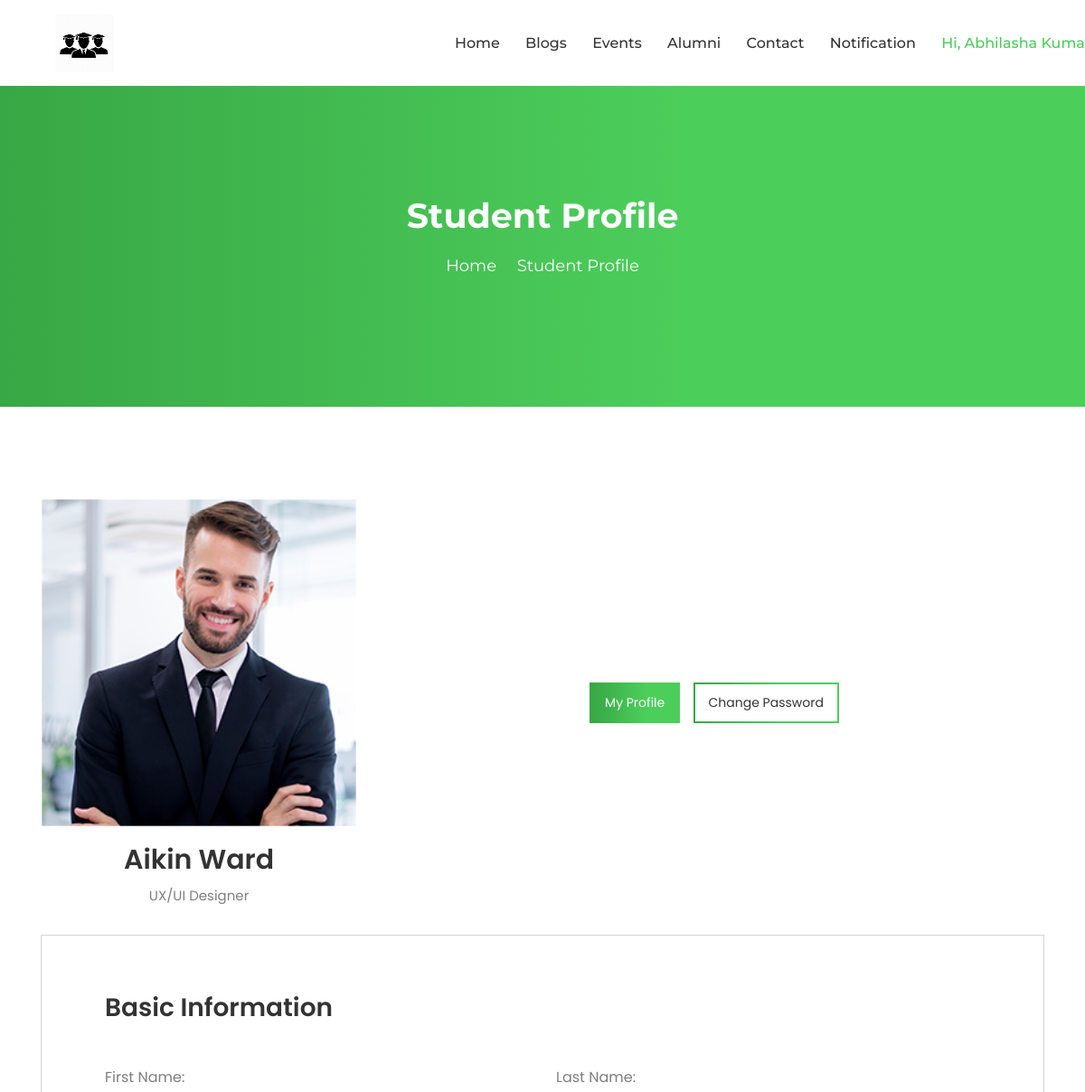
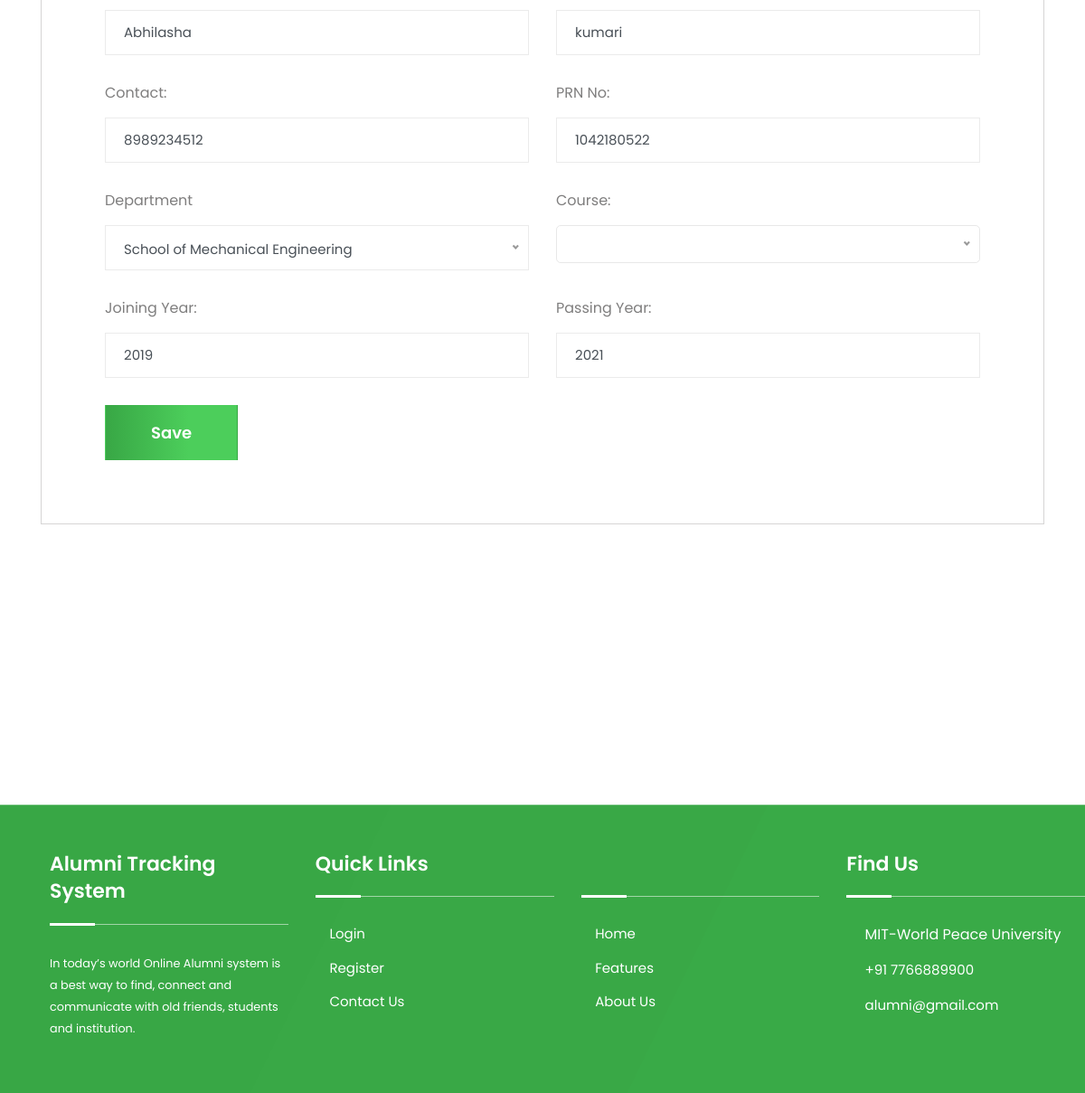
The app's page /profileStudent.php (signed in) with its own data (2 pictures, top to bottom).
### tables this page shows
CREATE TABLE `tblregister` (
  `Uid` int(11) NOT NULL,
  `PrnEmpno` int(11) NOT NULL,
  `Fname` varchar(100) NOT NULL,
  `Lname` varchar(100) NOT NULL,
  `Email` varchar(100) NOT NULL,
  `Password` varchar(100) NOT NULL,
  `Gender` varchar(100) NOT NULL,
  `Dob` date NOT NULL,
  `Phone` bigint(20) NOT NULL,
  `Usertype` varchar(100) NOT NULL,
  `JoinYear` year(4) NOT NULL,
  `PassYear` year(4) NOT NULL,
  `Cousreid` int(11) DEFAULT NULL,
  `Deptid` int(11) DEFAULT NULL,
  `Desigid` int(11) DEFAULT NULL,
  `About` text DEFAULT NULL,
  `IsActive` tinyint(7) NOT NULL,
  `ProfilePic` varchar(100) DEFAULT NULL
);

### profileStudent.php (the view, shortened to what this page needs)
<?php
    include_once("DbConnection.php");
?>
<!DOCTYPE html>
<html lang="zxx">
    <head>
        <?php include_once('cssLinks.php');?>
    </head>
    <body>
        <?php
            if($_SESSION['Type']=="Student")
            {
                include_once('headerStudent.php');
            }
        ?>
        <div class="page-title-area">
            <div class="d-table">
                <div class="d-table-cell">
                    <div class="container">
                        <div class="page-title-text">
                            <h2>Student Profile</h2>
                            <ul>
                                <li>
                                    <a href="index.php">Home</a>
                                </li>
                                <li>
                                    <i class="icofont-simple-right"></i>
                                </li>
                                <li>Student Profile</li>
                            </ul>
                        </div>
                    </div>
                </div>
            </div>
        </div>
        <div class="dashboard-area pt-100">
            <div class="container">
                <div class="row align-items-center">
                    <div class="col-lg-4">
                        <div class="dashboard-img">
                            <img src="assets/img/dashboard/1.jpg" alt="Dashboard">
                            <h3>Aikin Ward</h3>
                            <p>UX/UI Designer</p>
                        </div>
                    </div>
                    <div class="col-lg-8">
                        <div class="dashboard-nav">
                            <ul class="nav nav-pills mb-3" id="pills-tab" role="tablist">
                                <li class="nav-item">
                                    <a class="nav-link active" id="pills-home-tab" data-toggle="pill" href="#pills-home" role="tab" aria-controls="pills-home" aria-selected="true">My Profile</a>
                                </li>
                                <li class="nav-item">
                                    <a class="nav-link" id="pills-profile-tab" data-toggle="pill" href="#pills-profile" role="tab" aria-controls="pills-profile" aria-selected="false">Change Password</a>
                                </li>
                            </ul>
                        </div>
                    </div>
                </div>
                <div class="tab-content" id="pills-tabContent">
                    <div class="tab-pane fade show active" id="pills-home" role="tabpanel" aria-labelledby="pills-home-tab">
                        <div class="create-information">
                            <?php
                                $uid=$_SESSION['UserID'];
                                $select="SELECT * from tblregister WHERE Uid=$uid";
                                $exe=mysqli_query($con,$select);
                                $fetch=mysqli_fetch_array($exe);
                                $fname=$fetch['Fname'];
                                $lname=$fetch['Lname'];
                                $phone=$fetch['Phone'];
                                $prnno=$fetch['PrnEmpno'];
                                $jyear=$fetch['JoinYear'];
                                $pyear=$fetch['PassYear'];
                            ?>
                            <form method="POST" name="myform" enctype="multipart/form-data">
                                <h3>Basic Information</h3>
                                <div class="row">
                                    <div class="col-lg-6">
                                        <div class="form-group">
                                            <label>First Name:</label>
                                            <input type="text" name="txtfname" value="<?php echo $fname; ?>" class="form-control" placeholder="Aikin">
                                        </div>
                                    </div>
                                    <div class="col-lg-6">
                                        <div class="form-group">
                                            <label>Last Name:</label>
                                            <input type="text" name="txtlname" value="<?php echo $lname; ?>" class="form-control" placeholder="Ward">
                                        </div>
                                    </div>
                                    <div class="col-lg-6">
                                        <div class="form-group">
                                            <label>Contact:</label>
                                            <input type="text" name="txtphone" value="<?php echo $phone; ?>" class="form-control" placeholder="7800045231">
                                        </div>
                                    </div>
                                    <div class="col-lg-6">
                                        <div class="form-group">
                                            <label>PRN No:</label>
                                            <input type="text" name="txtprnno" value="<?php echo $prnno; ?>" class="form-control" placeholder="1042895673">
                                        </div>
                                    </div>
                                    <div class="col-lg-6">
                                        <div class="form-group">
                                            <label>Department</label>
                                            <div class="job-category-area">
                                            </div>
                                        </div>
                                    </div>
                                    <div class="col-lg-6">
                                        <div class="form-group">
                                            <label>Course:</label>
                                            <div class="job-category-area">
                                                </div>
                                        </div>
                                        </div>
                                    <div class="col-lg-6">
                                        <div class="form-group">
                                            <label>Joining Year:</label>
                                            <input type="text" name="txtjyear" value="<?php echo $jyear; ?>" class="form-control"
                                            placeholder="2018">
                                        </div>
                                    </div>
                                    <div class="col-lg-6">
                                        <div class="form-group">
                                            <label>Passing Year:</label>
                                            <input type="text" name="txtpyear" value="<?php echo $pyear; ?>" class="form-control" placeholder="2021">
                                        </div>
                                    </div>
                                </div>
                                <div class="text-left">
                                    <button type="submit" name="btnsubmit" class="btn create-ac-btn" onclick="return validate();">Save</button>
                                </div>
                            </form>
                        </div>
                    </div>
                </div>
            </div>
        </div>
        <?php include_once('footer.php');?>
    </body>
</html>

### assets/css/meanmenu.css (style rules this page uses)
body { font-family: "Oswald", sans-serif; padding: 0; margin: 0; font-size: 15px; background-color: #f1f1f1; }

### records on screen
tblregister: txtfname "Abhilasha", txtlname "kumari", txtphone "8989234512", txtprnno "1042180522", txtjyear "2019", txtpyear "2021"

### other values on screen
$_SESSION['Firstname'] "Abhilasha"
